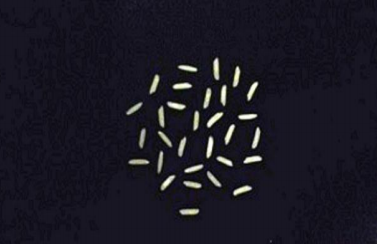
#> input picture RICE GRAIN IMAGES/rice.png, 377 x 244 px, found by its file name
$ python 'image processing (1).py'
#> lines starting #> are read from the running program, lines starting #| are printed output that depends on the picture; after the words box and inside, x2 and y2 are one past the last pixel; in counts of white or black regions, pixels touching at a corner belong together
#!/usr/bin/env python
# coding: utf-8

# In[6]:


import pandas as pd
import numpy as np
import cv2
from PIL import Image
from IPython.display import display,Image
import matplotlib.pyplot as plt


# In[7]:


def get_classification(ratio):
    ratio =round(ratio,1)
    toret=""
    if(ratio>=3 and ratio<3.5):
        toret="Slender"
    elif(ratio>=2.1 and ratio<3):
        toret="Medium"
    elif(ratio>=1.1 and ratio<2.1):
        toret="Bold"
    elif(ratio>0.9 and ratio<=1):
        toret="Round"
    else:
        toret="Dust"
    return toret


# In[8]:


def update_image():
    path="rice.png"
    img1 = cv2.imread(path,0)
#> img1: shape (244, 377); min 2, max 253, mean 25.8
    img2=cv2.cvtColor(np.array(img1), cv2.COLOR_RGB2BGR)
    img=cv2.cvtColor(img2,cv2.COLOR_BGR2GRAY)
#convert into binary
    ret,binary = cv2.threshold(img,160,255,cv2.THRESH_BINARY)
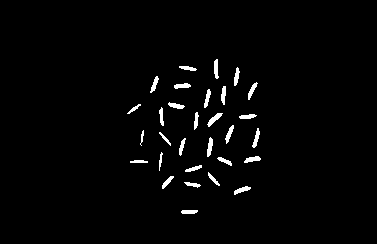
#> binary: shape (244, 377); 2% white; 30 white regions, largest, box (x1, y1, x2, y2) and area: (207, 113, 223, 127) 84, (207, 137, 213, 157) 78, (214, 59, 219, 79) 73
#simple averaging filter
    kernel = np.ones((4,4),np.float32)/9
    dst = cv2.filter2D(binary,-1,kernel)
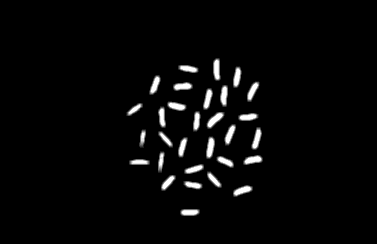
#> dst: shape (244, 377); min 0, max 255, mean 7.7

#erosion

    kernel2 = cv2.getStructuringElement(cv2.MORPH_ELLIPSE,(3,3))


    erosion = cv2.erode(dst,kernel2,iterations = 1)
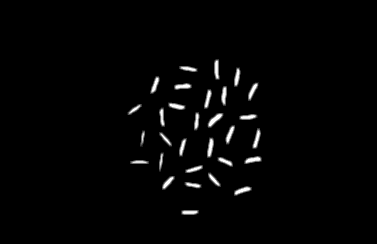
#> erosion: shape (244, 377); min 0, max 255, mean 4.6

#dilation
    dilation = cv2.dilate(erosion,kernel2,iterations = 1)

#edge detection
    edges = cv2.Canny(dilation,100,200)
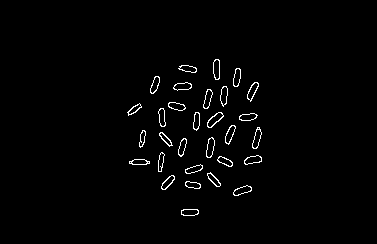
#> edges: shape (244, 377); 1.6% white in thin lines or dots, all inside (x1, y1, x2, y2) = (127, 59, 262, 216)

### Size detection
    contours, hierarchy = cv2.findContours(erosion, cv2.RETR_EXTERNAL, cv2.CHAIN_APPROX_SIMPLE)
#> contours = 30 contours; largest, box (x1, y1, x2, y2) and area: (207, 113, 224, 128) 116, (225, 125, 235, 145) 94, (248, 82, 259, 101) 92, (234, 186, 252, 196) 90, (207, 137, 214, 158) 90
#print("No. of rice grains=",len(contours))
    classification1 = {"Slender":0, "Medium":0, "Bold":0, "Round":0, "Dust":0}
    avg1 = {"Slender":0, "Medium":0, "Bold":0, "Round":0, "Dust":0}
    total_ar1=0
    for cnt in contours:
        x,y,w,h = cv2.boundingRect(cnt)
        aspect_ratio = float(w)/h
        if(aspect_ratio<1):
            aspect_ratio=1/aspect_ratio
#print(round(aspect_ratio,2),get_classification(aspect_ratio))
        classification1[get_classification(aspect_ratio)] += 1
        if get_classification(aspect_ratio) != "Dust":
            total_ar1+=aspect_ratio
        if get_classification(aspect_ratio) != "Dust":
            avg1[get_classification(aspect_ratio)] += aspect_ratio
#> this loop made 30 passes
#> (x, y, w, h, aspect_ratio, total_ar1) on passes 2, 3, 4, 5, 6, 8, 9, 11, 12, 13, 14, 15: (234, 186, 18, 10, 1.8, 1.8), (184, 182, 18, 7, 2.57, 4.37), (162, 176, 13, 14, 1.08, 5.45), (208, 172, 13, 15, 1.15, 6.6), (185, 165, 18, 8, 2.25, 8.85), (217, 157, 16, 10, 1.6, 10.45), (244, 156, 18, 8, 2.25, 12.7), (179, 138, 8, 19, 2.38, 15.08), (207, 137, 7, 21, 3, 18.08), (159, 132, 13, 15, 1.15, 19.23), (140, 130, 5, 17, 3.4, 22.63), (252, 128, 9, 21, 2.33, 24.96)
#> (x, y, w, h, aspect_ratio) on passes 1, 7, 10, 30: (181, 210, 18, 5, 3.6), (130, 160, 19, 4, 4.75), (159, 152, 5, 20, 4), (214, 59, 6, 21, 3.5)
#> after the loop, avg1 = {'Slender': 22.57, 'Medium': 21.96, 'Bold': 14.81, 'Round': 0, 'Dust': 0}; classification1 = {'Slender': 7, 'Medium': 9, 'Bold': 10, 'Round': 0, 'Dust': 4}; total_ar1 = 59.33
    avg_ar1=total_ar1/len(contours)
#> avg_ar1 = 1.98
    if classification1['Slender']!=0:
        avg1['Slender'] = avg1['Slender']/classification1['Slender']
    if classification1['Medium']!=0:
        avg1['Medium'] = avg1['Medium']/classification1['Medium']
    if classification1['Bold']!=0:
        avg1['Bold'] = avg1['Bold']/classification1['Bold']
    if classification1['Round']!=0:
        avg1['Round'] = avg1['Round']/classification1['Round']
    cv2.imwrite("img1.jpg", img)
    cv2.imwrite("binary1.jpg", binary)
    cv2.imwrite("dst1.jpg", dst)
    cv2.imwrite("erosion1.jpg", erosion)
    cv2.imwrite("dilation1.jpg", dilation)
    cv2.imwrite("edges1.jpg", edges)
    print("ORIGINAL IMAGE")
    display(Image(filename="rice.png"))
    print("GRAY IMAGE")
    display(Image(filename="img1.jpg"))
    print(" BINARY IMAGE")
    display(Image(filename="binary1.jpg"))
    print("FILTERED IMAGE")
    display(Image(filename="dst1.jpg"))
    print("ERODED IMAGE")
    display(Image(filename="erosion1.jpg"))
    print("DILATION IMAGE")
    display(Image(filename="dilation1.jpg"))
    print("EDGE DETECTION IMAGE")
    display(Image(filename="edges1.jpg"))

    return classification1,avg1,avg_ar1

classification,avg,avgr=update_image()
#> classification has the same summary as classification1 in update_image; avg = {'Slender': 3.22, 'Medium': 2.44, 'Bold': 1.48, 'Round': 0, 'Dust': 0}; avgr = 1.98


# In[4]:


print("\n")
print("CLASSIFIED CLASS TYPES")
print(classification)
#| {'Slender': 7, 'Medium': 9, 'Bold': 10, 'Round': 0, 'Dust': 4}
plt.bar(list(classification.keys()),list(classification.values()),color ='blue',width = 0.4)
#> (this line was passed over: IPython is not available in this run)
plt.xlabel("CLASS TYPE")
#> (this line was passed over: IPython is not available in this run)
plt.ylabel("NO of RICE GRAINS")
#> (this line was passed over: IPython is not available in this run)
plt.title("CLASSIFICATION BAR GRAPH")
#> (this line was passed over: IPython is not available in this run)
plt.show()


# In[ ]:
